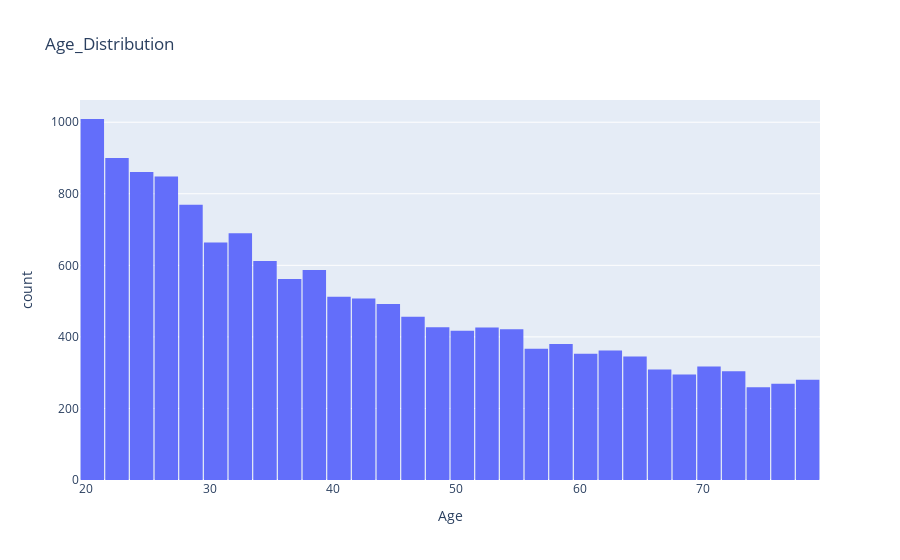

The notebook cell this image was saved under:
### Code cell
fig=px.histogram(df_cal, x='Age', nbins=47, title='Age_Distribution')
fig.update_layout(bargap=0.05)
fig.show()

### Figure 1 — Plotly figure (JSON) as saved in the notebook; plotly's stock layout.template omitted (floating-point values rounded to 4 significant figures; data arrays with more than 128 entries replaced by an {"elided": "..."} marker saying what was removed)
{"data": [{"alignmentgroup": "True", "bingroup": "x", "hovertemplate": "Age=%{x}<br>count=%{y}<extra></extra>", "legendgroup": "", "marker": {"color": "#636efa", "pattern": {"shape": ""}}, "name": "", "nbinsx": 47, "offsetgroup": "", "orientation": "v", "showlegend": false, "type": "histogram", "x": {"elided": "15000 int values"}, "xaxis": "x", "yaxis": "y"}], "layout": {"autosize": true, "bargap": 0.05, "barmode": "relative", "legend": {"tracegroupgap": 0}, "title": {"text": "Age_Distribution"}, "xaxis": {"anchor": "y", "autorange": true, "domain": [0, 1], "range": [19.5, 79.5], "title": {"text": "Age"}, "type": "linear"}, "yaxis": {"anchor": "x", "autorange": true, "domain": [0, 1], "range": [0, 1062.0], "title": {"text": "count"}}}}
